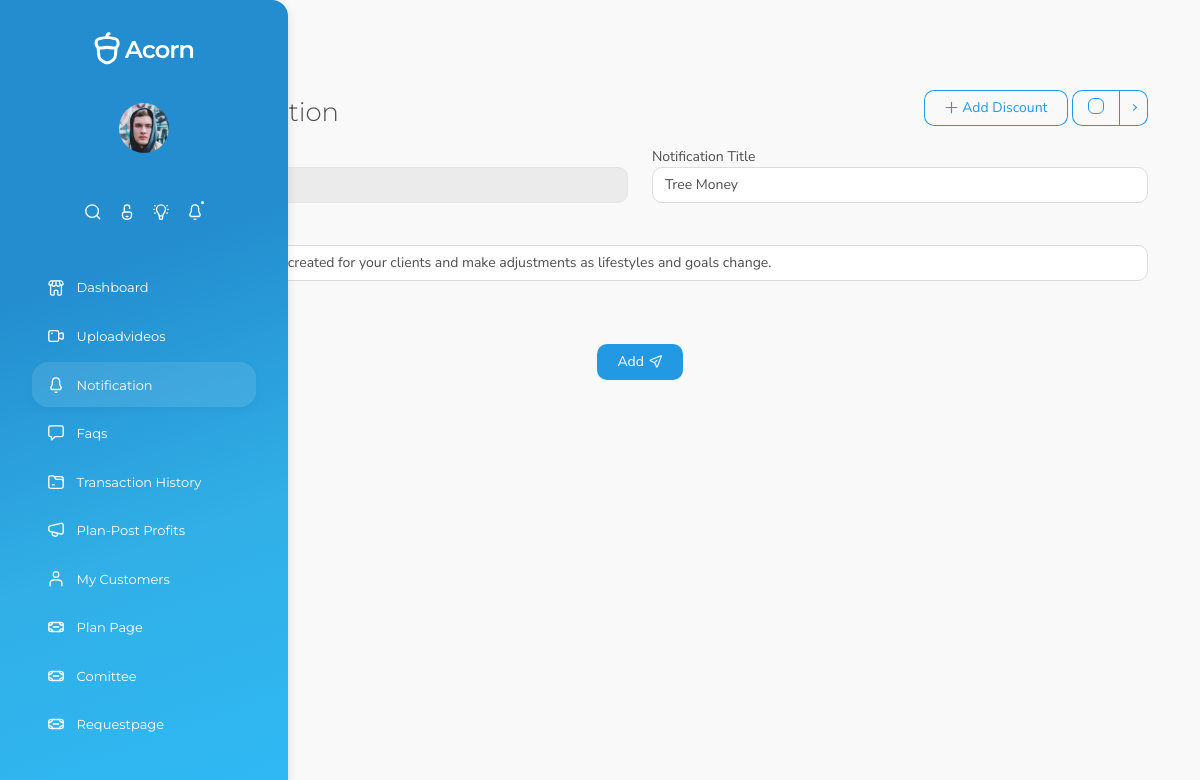
The page /notification-edit.php?id=4 on the database its author committed.
### tables this page shows
CREATE TABLE `notifications` (
  `id` int(11) NOT NULL,
  `userid` int(11) NOT NULL,
  `title` varchar(250) NOT NULL,
  `message` varchar(1000) NOT NULL,
  `date` timestamp NOT NULL DEFAULT current_timestamp() ON UPDATE current_timestamp()
);

### notification-edit.php (the view, shortened to what this page needs)
<!DOCTYPE html>
<html lang="en" data-footer="true" data-override='{"attributes": {"placement": "vertical", "layout": "boxed" }, "storagePrefix": "ecommerce-platform"}'>
  <head>
    <?php
include 'header.php';
?>
<?php include 'connection.php'; ?>
  </head>
  <body>
    <div id="root">
          <div class="mobile-buttons-container">
            <a href="#" id="mobileMenuButton" class="menu-button">
              <i data-cs-icon="menu"></i>
            </a>
          </div>
        </div>
      <main>
        <div class="container">
        <div class="page-title-container">
            <div class="row g-0">
                <div class="col-auto mb-3 mb-md-0 me-auto">
                    <div class="w-auto sw-md-30">
                        <a href="#" class="muted-link pb-1 d-inline-block breadcrumb-back">
                            <i data-cs-icon="chevron-left" data-cs-size="13"></i>
                            <span class="text-small align-middle">Home</span>
                        </a>
                        <h1 class="mb-0 pb-0 display-4" id="title">Edit Notification</h1>
                    </div>
                </div>
                <div
                    class="col-12 col-sm-6 col-md-auto d-flex align-items-end justify-content-end mb-2 mb-sm-0 order-sm-3">
                    <button
                        type="button"
                        class="btn btn-outline-primary btn-icon btn-icon-start ms-0 ms-sm-1 w-100 w-md-auto"
                        data-bs-toggle="modal"
                        data-bs-target="#discountAddModal"
                    >
                        <i data-cs-icon="plus"></i>
                        <span>Add Discount</span>
                    </button>
                    <div class="btn-group ms-1 check-all-container">
                        <div class="btn btn-outline-primary btn-custom-control p-0 ps-3 pe-2"
                             data-target="#checkboxTable">
                    <span class="form-check float-end">
                      <input type="checkbox" class="form-check-input" id="checkAll"/>
                    </span>
                        </div>
                        <button
                            type="button"
                            class="btn btn-outline-primary dropdown-toggle dropdown-toggle-split"
                            data-bs-offset="0,3"
                            data-bs-toggle="dropdown"
                            aria-haspopup="true"
                            aria-expanded="false"
                        ></button>
                    </div>
                </div>
            </div>
        </div>
                            <?php
$id=$_GET['id'];
                    $sql = "SELECT * FROM  notifications where id=$id";
                    $result = mysqli_query($conn, $sql) or die("Query Un successfully");
                    if(mysqli_num_rows($result) > 0) {
                    ?>
                    <?php
                    while($row = mysqli_fetch_assoc($result)){
                    ?>
                                <form method="post" action="" enctype="multipart/form-data">
  <div class="row">
    <div class="col">
        <label>Notification ID</label>
      <input type="text" class="form-control" name="id" readonly value="<?php  echo $row['id']?>">
    </div>
    <div class="col">
        <label>Notification Title</label>
      <input type="text" class="form-control" name="title"  value="<?php  echo $row['title']?>">
    </div>
</div>
<br>
    <div class="row">
    <div class="col">
        <label>Message</label>
      <input type="textarea" class="form-control" name="message" colspan="2" value="<?php  echo $row['message']?>">
    </div>
</div>
  </div>
<br>
<br>
<br>
<div class="row">
        <div class="col text-center" >
          <button   type="submit" value="Save" name="updatevid" class="btn  btn-icon btn-icon-end btn-primary">
                            <span>Add</span>
                        </button>
    </div>
</div>
                    <?php } ?>
            <?php
            }
            ?>
      </main>
  </body>
</html>

### rows shown on the page
notifications: id "4", title "Tree Money", message "Refine the plan you’ve created for your clients and make adjustments as lifestyles and goals change."
